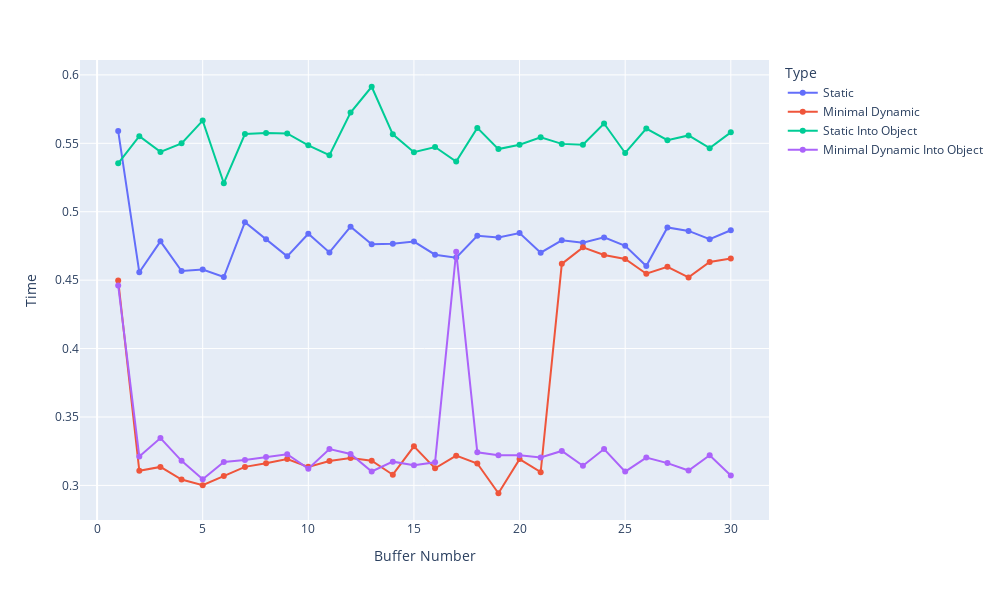

The notebook cell saved with this chart:
### Code cell
import plotly.express as px
import pandas as pd

x_values = list(range(1, 31))
y_values_list = [
    [0.5589268207550049, 0.4557318687438965, 0.47833728790283203, 0.4566788673400879, 0.4577651023864746, 0.4522998332977295, 0.49234819412231445, 0.47991085052490234, 0.467374324798584, 0.48389577865600586, 0.47025394439697266, 0.48908019065856934, 0.47626590728759766, 0.4765286445617676, 0.47821617126464844, 0.4685945510864258, 0.4664618968963623, 0.4824087619781494, 0.4811668395996094, 0.4844481945037842, 0.4700899124145508, 0.4790935516357422, 0.4774026870727539, 0.48124146461486816, 0.4750659465789795, 0.4603257179260254, 0.4885246753692627, 0.4859919548034668, 0.47997593879699707, 0.4864785671234131],
    [0.4497263431549072, 0.31066083908081055, 0.31351470947265625, 0.3043043613433838, 0.3000936508178711, 0.30694007873535156, 0.31352829933166504, 0.3162500858306885, 0.3192448616027832, 0.3135566711425781, 0.3178579807281494, 0.31998372077941895, 0.3179962635040283, 0.30780649185180664, 0.32857799530029297, 0.31246280670166016, 0.32175636291503906, 0.3159821033477783, 0.2942643165588379, 0.3192141056060791, 0.3096792697906494, 0.46190500259399414, 0.47395896911621094, 0.4683690071105957, 0.46543264389038086, 0.4547131061553955, 0.45978307723999023, 0.4520225524902344, 0.4633152484893799, 0.4657723903656006],
    [0.535393476486206, 0.5551855564117432, 0.5437088012695312, 0.549964427947998, 0.5666265487670898, 0.520850658416748, 0.5567986965179443, 0.5575730800628662, 0.5571861267089844, 0.5485129356384277, 0.5413618087768555, 0.5725038051605225, 0.5913329124450684, 0.5565509796142578, 0.5434436798095703, 0.5472879409790039, 0.5366437435150146, 0.5612502098083496, 0.5457737445831299, 0.548926591873169, 0.5543792247772217, 0.5495829582214355, 0.5490267276763916, 0.5644686222076416, 0.5429472923278809, 0.5608155727386475, 0.5522956848144531, 0.5557713508605957, 0.5464658737182617, 0.558006763458252],
    [0.4461252689361572, 0.32106685638427734, 0.3345932960510254, 0.3179595470428467, 0.30454325675964355, 0.317185640335083, 0.31861138343811035, 0.3206937313079834, 0.3228166103363037, 0.31223225593566895, 0.3265829086303711, 0.3230159282684326, 0.3101363182067871, 0.31734776496887207, 0.3147716522216797, 0.31689977645874023, 0.4708116054534912, 0.3242194652557373, 0.3220195770263672, 0.32208704948425293, 0.3204202651977539, 0.32520055770874023, 0.3143296241760254, 0.326596736907959, 0.3101038932800293, 0.3203275203704834, 0.3162999153137207, 0.3108861446380615, 0.3219907283782959, 0.3072638511657715]
]

data = {
    'Buffer Number': list(range(1, len(y_values_list[0]) + 1)) * len(y_values_list),
    'Time': sum(y_values_list, []),
    'Type': ['Static'] * len(y_values_list[0]) +
            ['Minimal Dynamic'] * len(y_values_list[0]) +
            ['Static Into Object'] * len(y_values_list[0]) +
            ['Minimal Dynamic Into Object'] * len(y_values_list[0])
}

df = pd.DataFrame(data)

# Create the line chart
fig = px.line(df, x='Buffer Number', y='Time', color='Type', markers=True)

fig.update_layout(
    xaxis_title='Buffer Number',
    yaxis_title='Time',
    width=1000,  # set the width of the figure
    height=600  # set the height of the figure
)
fig.show()
